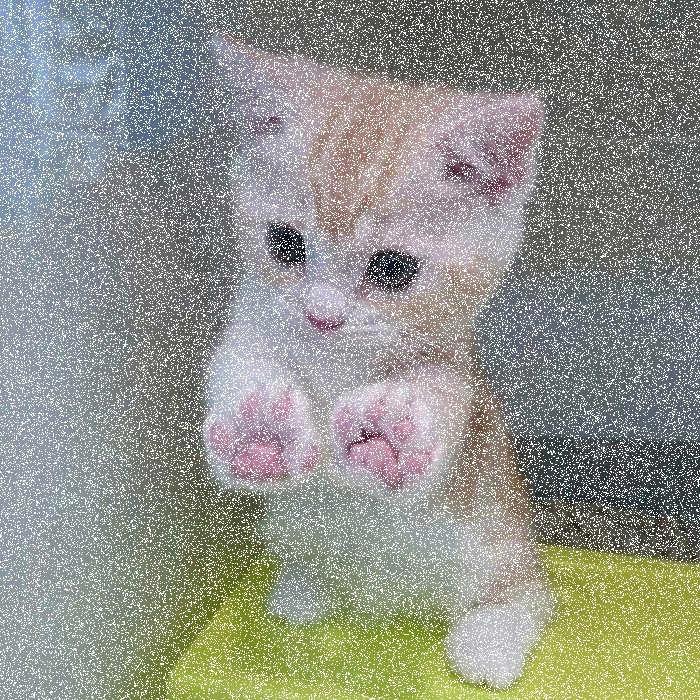
#> input picture lab9/code/lab9_bonus/cat_sa.jpg, 700 x 700 px
$ python 9_bonus.py
#> lines starting #> are read from the running program, lines starting #| are printed output that depends on the picture
import cv2
import numpy as np


img = cv2.imread("cat_sa.jpg")
#> img is the input picture: shape (700, 700, 3); mean B, G, R 140.8, 148.5, 146.4

result = img
median2 = cv2.medianBlur(img, 7)
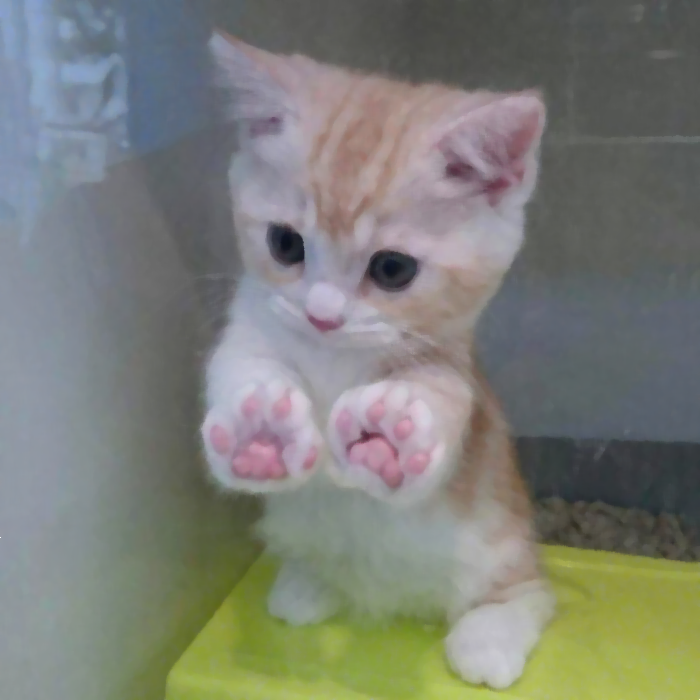
#> median2: shape (700, 700, 3); mean B, G, R 118.8, 126, 123.8

cv2.imshow("Salt", result)
cv2.imshow("Median", median2)

cv2.imwrite('median.jpg', median2)

cv2.waitKey(0)
